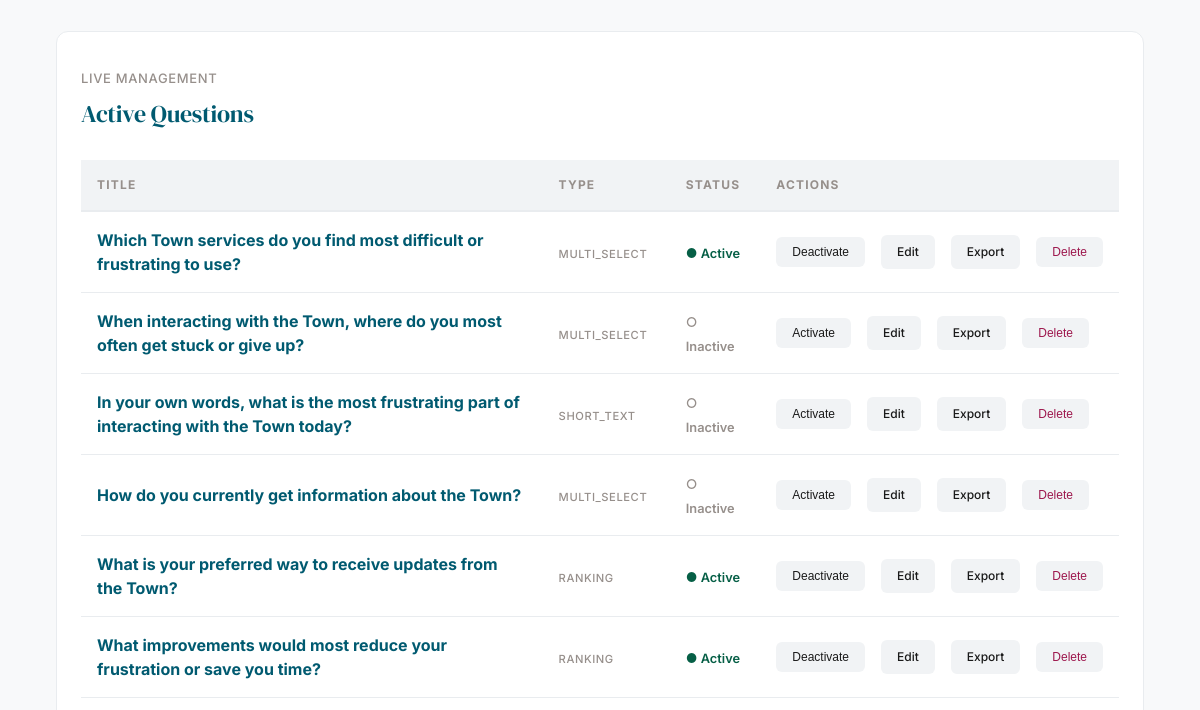
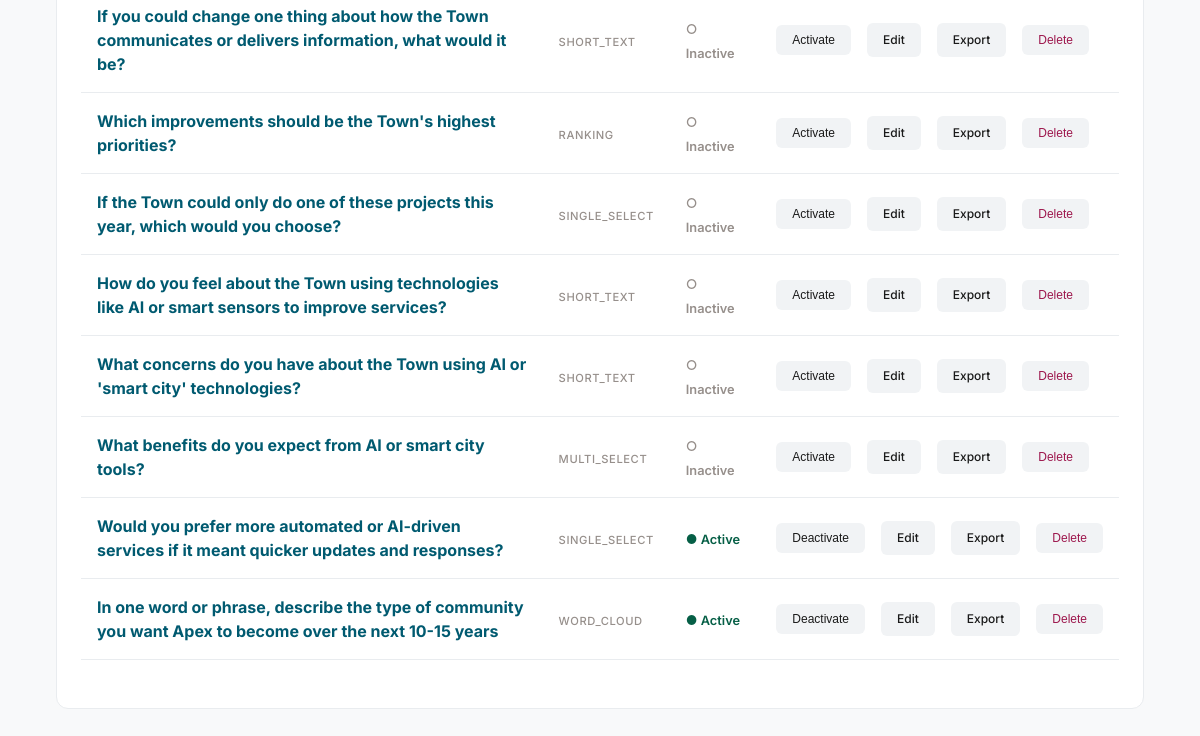
The app's page /admin/ (lower part), older data (2 pictures, top to bottom).
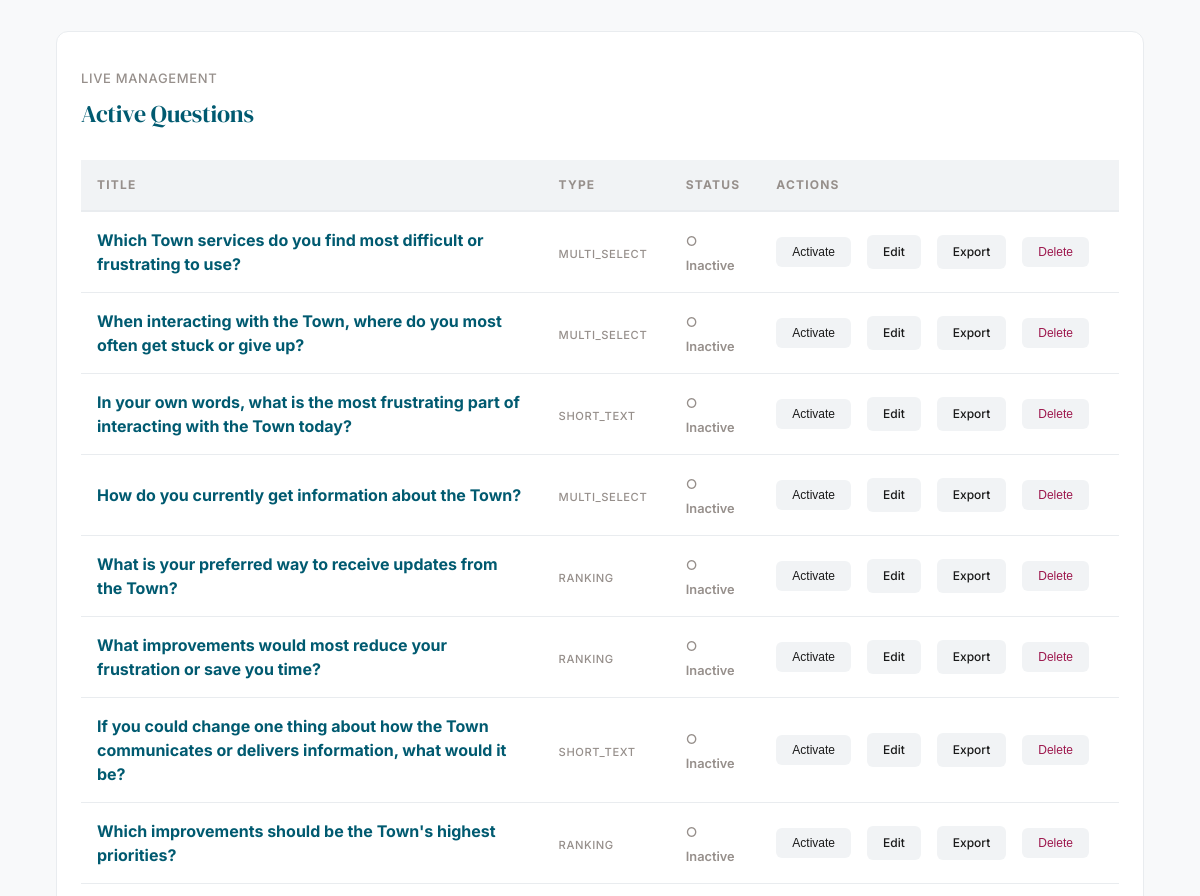
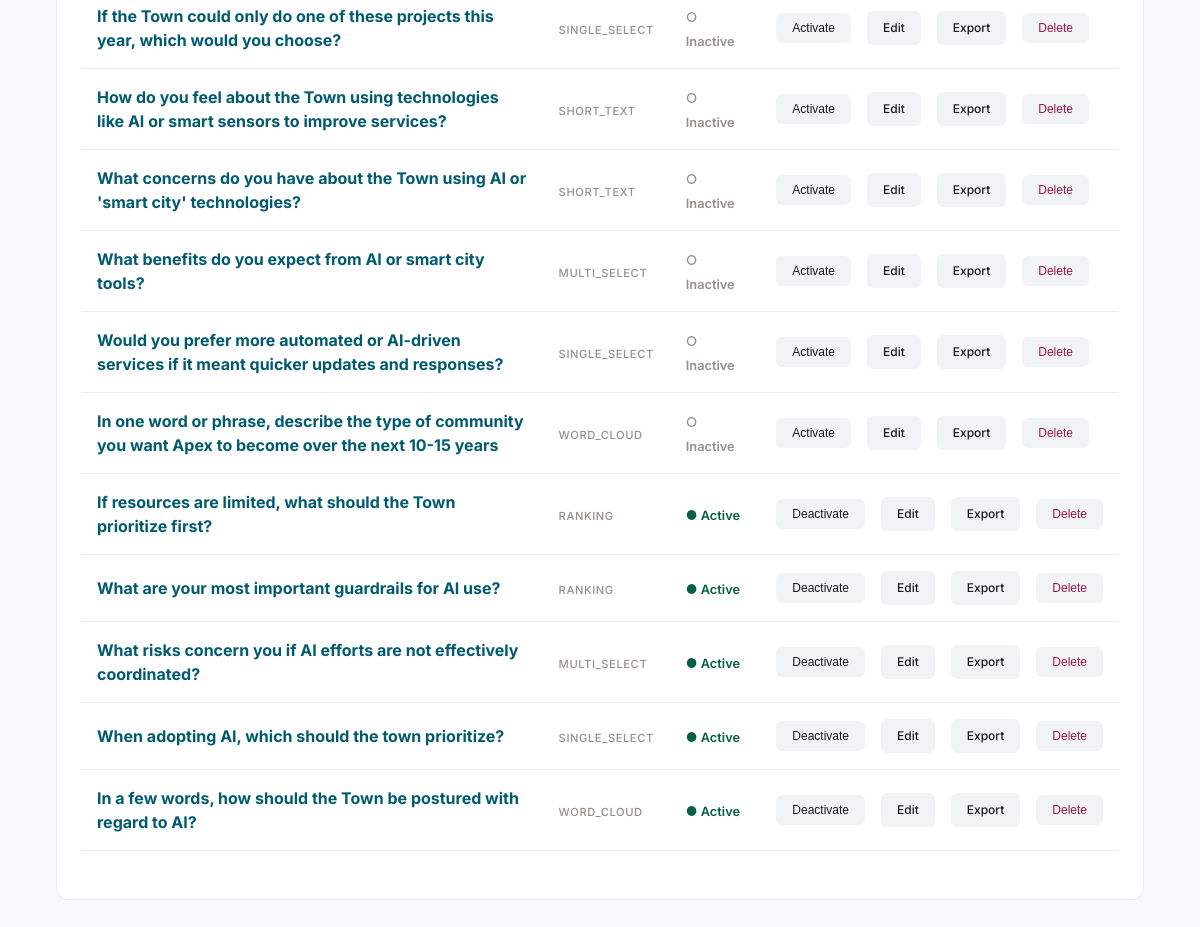
The same page, newer data (2 pictures, top to bottom).
### app/models.py (models this page shows)
class Question(db.Model):
    id = db.Column(db.Integer, primary_key=True)
    title = db.Column(db.String(200), nullable=False)
    description = db.Column(db.Text)
    type = db.Column(db.String(50), nullable=False) # single_select, multi_select, ranking, short_text, word_cloud
    options = db.Column(db.JSON) # List of strings for polls/ranking
    allow_votes = db.Column(db.Boolean, default=False)
    active = db.Column(db.Boolean, default=True)
    order_index = db.Column(db.Integer, default=0)
    responses = db.relationship('Response', backref='question', lazy=True, cascade="all, delete-orphan")

### app/routes/admin.py (the view)
@admin_bp.route('/')
def dashboard():
    questions = Question.query.order_by(Question.order_index.asc()).all()
    return render_template('admin.html', questions=questions)

### app/templates/admin.html (shortened to what this page needs)
{% extends "base.html" %}
{% block content %}
<div class="card mt-8">
    <p class="metadata">Live Management</p>
    <h2 class="mt-1">Active Questions</h2>
    <div class="mt-8">
        <table>
            <thead>
                <tr>
                    <th>Title</th>
                    <th>Type</th>
                    <th>Status</th>
                    <th>Actions</th>
                </tr>
            </thead>
            <tbody>
                {% for q in questions %}
                <tr>
                    <td><strong style="color: var(--brand-teal);">{{ q.title }}</strong></td>
                    <td><span class="metadata" style="font-size: 0.7rem;">{{ q.type }}</span></td>
                    <td>
                        {% if q.active %}
                        <span style="color: var(--success); font-weight: 600; font-size: 0.8rem;">● Active</span>
                        {% else %}
                        <span style="color: var(--brand-rosy); font-weight: 600; font-size: 0.8rem;">○ Inactive</span>
                        {% endif %}
                    </td>
                    <td>
                        <div class="flex-row">
                            <form action="{{ url_for('admin.toggle_question', id=q.id) }}" method="POST" style="margin: 0;">
                                <button type="submit" class="btn btn-secondary" style="padding: 0.5rem 1rem; font-size: 0.75rem;">
                                    {% if q.active %}Deactivate{% else %}Activate{% endif %}
                                </button>
                            </form>
                            <a href="{{ url_for('admin.edit_question', id=q.id) }}" class="btn btn-secondary"
                               style="padding: 0.5rem 1rem; font-size: 0.75rem;">Edit</a>
                            <a href="{{ url_for('admin.export_data') }}" class="btn btn-secondary" style="padding: 0.5rem 1rem; font-size: 0.75rem;">Export</a>
                            <form action="{{ url_for('admin.delete_question', id=q.id) }}" method="POST"
                                style="margin: 0;"
                                onsubmit="return confirm('Delete this question and all its responses?');">
                                <button type="submit" class="btn btn-secondary" style="color: var(--danger); padding: 0.5rem 1rem; font-size: 0.75rem;">Delete</button>
                            </form>
                        </div>
                    </td>
                </tr>
                {% endfor %}
            </tbody>
        </table>
    </div>
</div>
{% endblock %}

### app/templates/base.html (shortened to what this page needs)
<!DOCTYPE html>
<html lang="en">
<head>
    <link rel="stylesheet" href="{{ BASE_PATH }}/static/css/apex-modern.css">
    <link rel="stylesheet" href="{{ BASE_PATH }}/static/css/style.css">
</head>
<body>
    <main class="main-content">
        <div class="app-container">
            {% block content %}{% endblock %}
        </div>
    </main>
</body>
</html>

### app/static/css/apex-modern.css (style rules this page uses)
:root { --bg-canvas: #f8f9fa; --bg-surface: #ffffff; --bg-inner: #f1f3f5; --brand-teal: #005a70; --brand-rosy: #968f8b; --text-main: #1a1a1a; --border-line: #e9ecef; --radius-btn: 6px; --radius-card: 12px; --radius-modal: 16px; --logo-size: 32px; --container-width: 1152px; --header-height: 72px; }
* { box-sizing: border-box; -webkit-font-smoothing: antialiased; }
body { margin: 0; padding: 0; font-family: 'Inter', system-ui, -apple-system, sans-serif; background-color: var(--bg-canvas); color: var(--text-main); line-height: 1.5; display: flex; flex-direction: column; min-height: 100vh; }
h1, h2, h3, .title-display, .title { font-family: 'DM Serif Display', serif; font-weight: 400; font-size: clamp(1rem, 4vw, 2.5rem); margin: 0; letter-spacing: -0.01em; color: var(--brand-teal); text-align: left; line-height: 1.1; word-break: normal; overflow-wrap: break-word; hyphens: auto; }
h2 { font-size: 1.5rem; }
p, .body-text { font-family: 'Inter', sans-serif; font-size: 1rem; color: var(--text-main); }
.metadata { font-size: 0.8125rem; color: var(--brand-rosy); font-weight: 500; text-transform: uppercase; letter-spacing: 0.05em; }
.app-container { width: 100%; max-width: var(--container-width); margin: 0 auto; padding: 0 2rem; text-align: left; }
.main-content { padding-top: 3rem; padding-bottom: 5rem; flex: 1; }
.card { background: var(--bg-surface); border: 1px solid var(--border-line); border-radius: var(--radius-card); padding: 1.5rem; transition: transform 0.3s ease-out, box-shadow 0.3s ease-out; }
.btn { display: inline-flex; align-items: center; justify-content: center; gap: 0.5rem; padding: 0.75rem 1.5rem; font-weight: 500; font-size: 0.9375rem; border-radius: var(--radius-btn); cursor: pointer; transition: all 0.3s ease-out; border: none; text-decoration: none; }
.btn-secondary { background: var(--bg-inner); color: var(--text-main); }
.flex-row { display: flex; align-items: center; gap: 1rem; }
.mt-1 { margin-top: 0.25rem; }
.mt-8 { margin-top: 2rem; }

### app/static/css/style.css (style rules this page uses)
:root { --teal-soft: rgba(0, 90, 112, 0.1); --danger: #9d174d; --success: #065f46; }
table { width: 100%; border-collapse: collapse; margin: 1.5rem 0; }
th { background: var(--bg-inner); color: var(--brand-rosy); text-transform: uppercase; font-size: 0.75rem; letter-spacing: 0.1em; padding: 1rem; text-align: left; border-bottom: 2px solid var(--border-line); }
td { padding: 1rem; border-bottom: 1px solid var(--border-line); color: var(--text-main); }

Row changes from the older to the newer data that the page shows:
changed Question "Which Town services do you find most difficult or frustrating to use?": active "● Active Deactivate" → "○ Inactive Activate"
changed Question "What is your preferred way to receive updates from the Town?": active "● Active Deactivate" → "○ Inactive Activate"
changed Question "What improvements would most reduce your frustration or save you time?": active "● Active Deactivate" → "○ Inactive Activate"
changed Question (number 13 of 19 on the later page): active "● Active Deactivate" → "○ Inactive Activate"
changed Question (number 14 of 19 on the later page): active "● Active Deactivate" → "○ Inactive Activate"
added Question: title "If resources are limited, what should the Town prioritize first?", type "RANKING", active "● Active"
added Question: title "What are your most important guardrails for AI use?", type "RANKING", active "● Active"
added Question: title "What risks concern you if AI efforts are not effectively coordinated?", type "MULTI_SELECT", active "● Active"
added Question: title "When adopting AI, which should the town prioritize?", type "SINGLE_SELECT", active "● Active"
added Question: title "In a few words, how should the Town be postured with regard to AI?", type "WORD_CLOUD", active "● Active"
